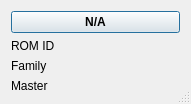
<ui version="4.0" >
 <class>flowecogest</class>
 <widget class="QDialog" name="flowecogest" >
  <property name="windowModality" >
   <enum>Qt::NonModal</enum>
  </property>
  <property name="geometry" >
   <rect>
    <x>0</x>
    <y>0</y>
    <width>191</width>
    <height>103</height>
   </rect>
  </property>
  <property name="focusPolicy" >
   <enum>Qt::StrongFocus</enum>
  </property>
  <property name="windowTitle" >
   <string>Valve</string>
  </property>
  <property name="windowIcon" >
   <iconset resource="../onewire.qrc" >
    <normaloff>:/images/images/kfm_home.png</normaloff>:/images/images/kfm_home.png</iconset>
  </property>
  <property name="sizeGripEnabled" >
   <bool>true</bool>
  </property>
  <property name="modal" >
   <bool>false</bool>
  </property>
  <layout class="QGridLayout" name="gridLayout" >
   <item row="0" column="0" colspan="2" >
    <widget class="QPushButton" name="valueui" >
     <property name="font" >
      <font>
       <weight>75</weight>
       <bold>true</bold>
      </font>
     </property>
     <property name="text" >
      <string>N/A</string>
     </property>
    </widget>
   </item>
   <item row="1" column="0" >
    <widget class="QLabel" name="labelromid" >
     <property name="sizePolicy" >
      <sizepolicy vsizetype="Preferred" hsizetype="Preferred" >
       <horstretch>1</horstretch>
       <verstretch>0</verstretch>
      </sizepolicy>
     </property>
     <property name="text" >
      <string>ROM ID</string>
     </property>
    </widget>
   </item>
   <item row="2" column="0" >
    <widget class="QLabel" name="labelfamily" >
     <property name="sizePolicy" >
      <sizepolicy vsizetype="Preferred" hsizetype="Preferred" >
       <horstretch>1</horstretch>
       <verstretch>0</verstretch>
      </sizepolicy>
     </property>
     <property name="text" >
      <string>Family</string>
     </property>
    </widget>
   </item>
   <item row="3" column="0" >
    <widget class="QLabel" name="labelmaster" >
     <property name="sizePolicy" >
      <sizepolicy vsizetype="Preferred" hsizetype="Preferred" >
       <horstretch>1</horstretch>
       <verstretch>0</verstretch>
      </sizepolicy>
     </property>
     <property name="text" >
      <string>Master</string>
     </property>
    </widget>
   </item>
  </layout>
 </widget>
 <resources>
  <include location="../onewire.qrc" />
  <include location="../onewire.qrc" />
 </resources>
 <connections/>
</ui>
